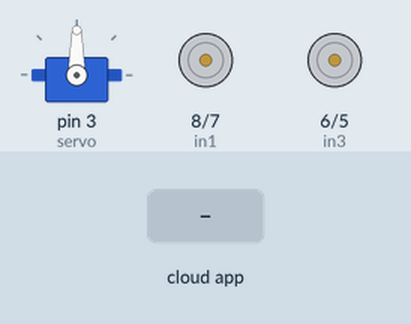
Simulated run of this sketch. Board: Arduino Uno, built with avr-gcc and run on an emulated ATmega328P. Parts: servo, motor-driver pin pairs drawn as motors (green arrow = first pin HIGH = forward, orange = second pin HIGH = backward, longer = more drive, scaled by the enable pin). The inputs (shaded band) are chosen by the test bench. The ROS host is connected and sends only what is stated.

Above: at 1.2 s.
1.3 s: the phone or cloud app sets linear.x to -100
At 2.0 s:
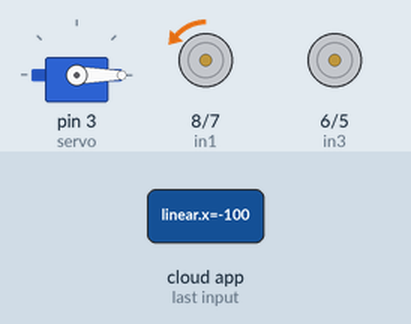
2.8 s: the phone or cloud app sets linear.x to 0
At 3.2 s:
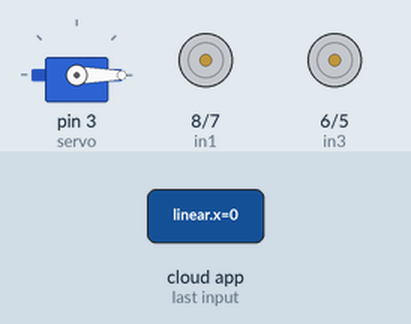
4.3 s: the phone or cloud app sets linear.x to 100
At 5.5 s:
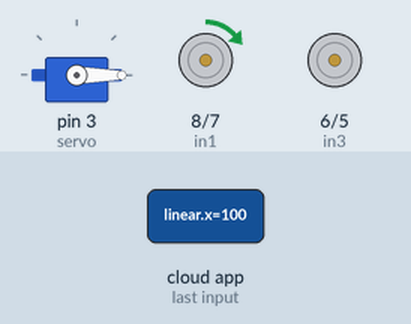
Timing chart, 0 to 7.3 s (numbered marks = the images above; inputs shaded):
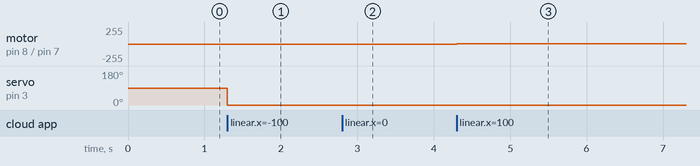

The sketch:

sketch_jun23b.ino
```cpp
#include <Servo.h>
#include <ros.h>
#include <std_msgs/UInt16.h>
#include <sensor_msgs/Joy.h>
#include <std_msgs/Float32.h>
#include <geometry_msgs/Twist.h>
ros::NodeHandle  nh;

// Motor A connections
int enA = 9;
int in1 = 8;
int in2 = 7;
int enB = 4;
int in3 = 6;
int in4 = 5;
Servo servo;

void messageCb( const geometry_msgs::Twist& msg)
{ int angle=msg.angular.x;
  int mspeed=msg.linear.x;
  if (mspeed<0){
  //Serial.print(mspeed);
      digitalWrite(in2, HIGH);
      digitalWrite(in1, LOW);
      digitalWrite(in4, LOW);
      digitalWrite(in3, HIGH);
      analogWrite(enA,-mspeed);
      analogWrite(enB,-mspeed);
  }
  else{
      digitalWrite(in1, HIGH);
      digitalWrite(in2, LOW);
      digitalWrite(in3, LOW);
      digitalWrite(in4, HIGH);
      analogWrite(enB,mspeed);
      analogWrite(enA,mspeed);
  }
  if(angle==90){
  servo.write(90);
}
  else{
  servo.write(angle);
}


}

ros::Subscriber<geometry_msgs::Twist> sub("cmd_vel", &messageCb );

void setup(){
  nh.initNode();
  nh.subscribe(sub);
  pinMode(enA, OUTPUT);
  pinMode(enB, OUTPUT);
  pinMode(in1, OUTPUT);
  pinMode(in2, OUTPUT);
  pinMode(in3, OUTPUT);
  pinMode(in4, OUTPUT);
  digitalWrite(enA, HIGH);
  digitalWrite(enB, HIGH);
  //analogWrite(enA,200);
  servo.attach(3); //attach it to pin 9

}

void loop(){
  nh.spinOnce();
  delay(1);
}
```

Measured:
- after the input at 1.3 s, motor on pin 8 (in1) / pin 7 (in2): stopped → backward 1/255 at once; servo on pin 3 (servo): 90° → 0° at once
- after the input at 2.8 s, motor on pin 8 (in1) / pin 7 (in2): backward 1/255 → stopped at once
- after the input at 4.3 s, motor on pin 8 (in1) / pin 7 (in2): stopped → forward 1/255 at once
